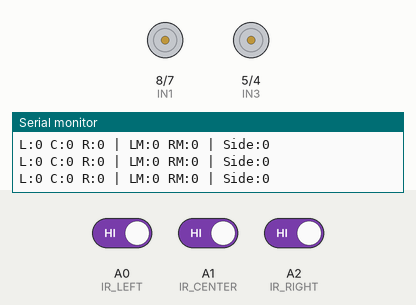
Simulated run of this sketch. Board: Arduino Uno, built with avr-gcc and run on an emulated ATmega328P. On the bench: motor-driver pin pairs drawn as motors (green arrow = first pin HIGH = forward, orange = second pin HIGH = backward, longer = more drive, scaled by the enable pin), the last lines printed to the serial monitor. The test bench sets the inputs (shaded band); at power-on: A0 (IR_LEFT) HIGH, A1 (IR_CENTER) HIGH, A2 (IR_RIGHT) HIGH.

Above: at 4.2 s.
4.3 s: A0 (IR_LEFT) driven LOW
At 5.1 s:
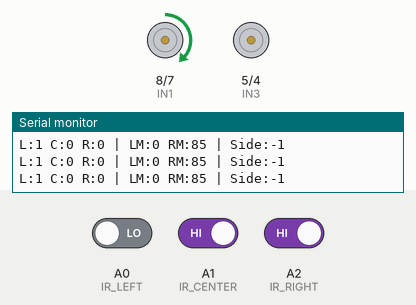
5.9 s: A1 (IR_CENTER) driven LOW
At 6.7 s:
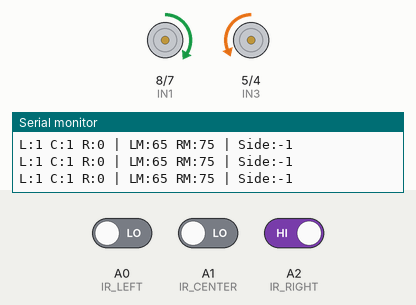
7.4 s: A2 (IR_RIGHT) driven LOW
At 8.4 s:
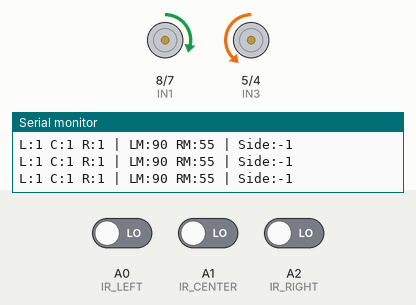
8.9 s: A0 (IR_LEFT) driven HIGH and A1 (IR_CENTER) driven HIGH and A2 (IR_RIGHT) driven HIGH
At 9.7 s:
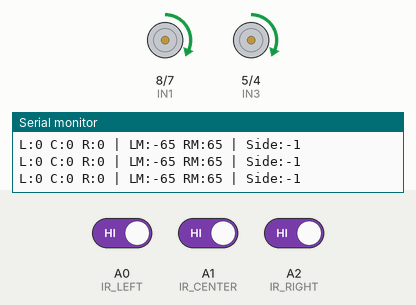
10.6 s: A1 (IR_CENTER) driven LOW
At 11.9 s:
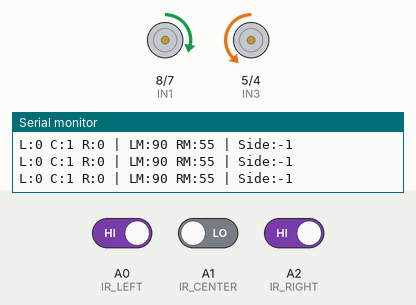
12.2 s: A1 (IR_CENTER) driven HIGH
At 13.4 s:
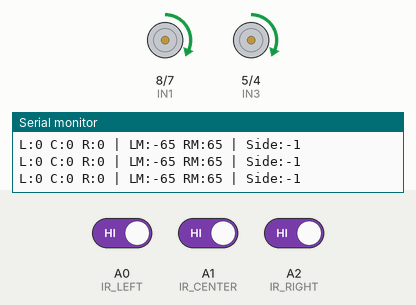
Timing chart, 0 to 14.9 s (numbered marks = the images above; inputs shaded):
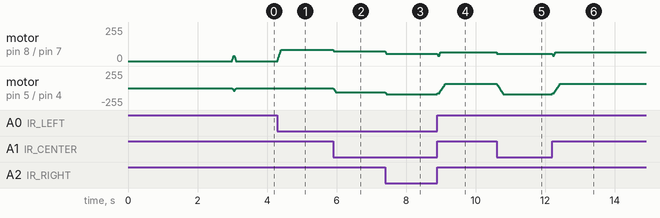

The sketch:

sketch_linefollowing.ino
```cpp
/*
  COGS 300 - LAB 7
  SLOW THREE-SENSOR LINE FOLLOWER
  Arduino UNO R4 WiFi

  Follows WHITE tape.
  Tuned for slower and more controlled movement.
*/

#include <Arduino.h>

// =====================================
// MOTOR PINS
// =====================================

// Right motor
const int ENA = 9;
const int IN1 = 8;
const int IN2 = 7;

// Left motor
const int ENB = 3;
const int IN3 = 5;
const int IN4 = 4;

// Motor orientation
const bool REVERSE_LEFT = true;
const bool REVERSE_RIGHT = false;

// =====================================
// IR SENSORS
// =====================================

const int IR_LEFT = A0;
const int IR_CENTER = A1;
const int IR_RIGHT = A2;

// Confirmed sensor setting
const bool IR_ACTIVE_LOW = true;

// =====================================
// SPEED SETTINGS
// =====================================

// Slower than previous code
const int BASE_SPEED = 55;

// Gentle steering
const int TURN_SLOW = 30;
const int TURN_FAST = 75;

// Stronger steering
const int SHARP_SLOW = 0;
const int SHARP_FAST = 85;

// Slow recovery when tape is lost
const int SEARCH_SPEED = 65;

// Compensation for weaker left motor
const int LEFT_MOTOR_BOOST = 35;

// Smooth acceleration
const int ACCEL_STEP = 8;

// How often to update steering
const int LOOP_DELAY = 10;

// =====================================
// ROBOT STATE
// =====================================

bool irL = false;
bool irC = false;
bool irR = false;

// -1 = tape last detected left
//  1 = tape last detected right
int lastSide = 0;

int leftMotorSpeed = 0;
int rightMotorSpeed = 0;

unsigned long lostSince = 0;

// =====================================
// SENSOR READING
// =====================================

bool readIR(int pin) {
  int value = digitalRead(pin);

  if (IR_ACTIVE_LOW) {
    return value == LOW;
  }

  return value == HIGH;
}

void updateIR() {
  irL = readIR(IR_LEFT);
  irC = readIR(IR_CENTER);
  irR = readIR(IR_RIGHT);
}

// =====================================
// MOTOR OUTPUT
// =====================================

void motorOutput(
  int speedValue,
  int enablePin,
  int pin1,
  int pin2,
  bool reverse
) {

  speedValue = constrain(speedValue, -255, 255);

  if (reverse) {
    speedValue = -speedValue;
  }

  if (speedValue > 0) {
    digitalWrite(pin1, HIGH);
    digitalWrite(pin2, LOW);
    analogWrite(enablePin, speedValue);
  }

  else if (speedValue < 0) {
    digitalWrite(pin1, LOW);
    digitalWrite(pin2, HIGH);
    analogWrite(enablePin, -speedValue);
  }

  else {
    analogWrite(enablePin, 0);
    digitalWrite(pin1, LOW);
    digitalWrite(pin2, LOW);
  }
}

// =====================================
// SMOOTH SPEED CONTROL
// =====================================

int approachSpeed(int current, int target) {

  if (current < target) {
    return min(current + ACCEL_STEP, target);
  }

  if (current > target) {
    return max(current - ACCEL_STEP, target);
  }

  return target;
}

void driveSmooth(int leftTarget, int rightTarget) {

  // Boost weaker left motor
  if (leftTarget > 0) {
    leftTarget += LEFT_MOTOR_BOOST;
  }

  leftTarget = constrain(leftTarget, -255, 255);
  rightTarget = constrain(rightTarget, -255, 255);

  leftMotorSpeed =
    approachSpeed(leftMotorSpeed, leftTarget);

  rightMotorSpeed =
    approachSpeed(rightMotorSpeed, rightTarget);

  motorOutput(
    leftMotorSpeed,
    ENB,
    IN3,
    IN4,
    REVERSE_LEFT
  );

  motorOutput(
    rightMotorSpeed,
    ENA,
    IN1,
    IN2,
    REVERSE_RIGHT
  );
}

void stopNow() {

  leftMotorSpeed = 0;
  rightMotorSpeed = 0;

  motorOutput(0, ENB, IN3, IN4, REVERSE_LEFT);
  motorOutput(0, ENA, IN1, IN2, REVERSE_RIGHT);
}

// =====================================
// LINE FOLLOWING ALGORITHM
// =====================================

void followLine() {

  int leftCmd = 0;
  int rightCmd = 0;

  bool seesTape = irL || irC || irR;

  if (seesTape) {
    lostSince = 0;
  }

  // CENTER ONLY
  // Robot is aligned: drive straight
  if (!irL && irC && !irR) {

    leftCmd = BASE_SPEED;
    rightCmd = BASE_SPEED;
  }

  // LEFT + CENTER
  // Tape moving left: gently steer LEFT
  else if (irL && irC && !irR) {

    lastSide = -1;

    leftCmd = TURN_SLOW;
    rightCmd = TURN_FAST;
  }

  // CENTER + RIGHT
  // Tape moving right: gently steer RIGHT
  else if (!irL && irC && irR) {

    lastSide = 1;

    leftCmd = TURN_FAST;
    rightCmd = TURN_SLOW;
  }

  // LEFT ONLY
  // Stronger LEFT correction
  else if (irL && !irC && !irR) {

    lastSide = -1;

    leftCmd = SHARP_SLOW;
    rightCmd = SHARP_FAST;
  }

  // RIGHT ONLY
  // Stronger RIGHT correction
  else if (!irL && !irC && irR) {

    lastSide = 1;

    leftCmd = SHARP_FAST;
    rightCmd = SHARP_SLOW;
  }

  // ALL THREE
  // Wide white tape or intersection
  else if (irL && irC && irR) {

    leftCmd = BASE_SPEED;
    rightCmd = BASE_SPEED;
  }

  // LEFT + RIGHT, NO CENTER
  else if (irL && !irC && irR) {

    leftCmd = 45;
    rightCmd = 45;
  }

  // NO TAPE DETECTED
  else {

    if (lostSince == 0) {
      lostSince = millis();
    }

    // Very brief loss: continue slowly
    if (millis() - lostSince < 60) {

      leftCmd = 40;
      rightCmd = 40;
    }

    // Search in last known direction
    else if (lastSide == -1) {

      leftCmd = -SEARCH_SPEED;
      rightCmd = SEARCH_SPEED;
    }

    else if (lastSide == 1) {

      leftCmd = SEARCH_SPEED;
      rightCmd = -SEARCH_SPEED;
    }

    // Don't drive off if no line found yet
    else {

      leftCmd = 0;
      rightCmd = 0;
    }
  }

  driveSmooth(leftCmd, rightCmd);
}

// =====================================
// DEBUG OUTPUT
// =====================================

void printDebug() {

  static unsigned long lastPrint = 0;

  if (millis() - lastPrint < 150) {
    return;
  }

  lastPrint = millis();

  Serial.print("L:");
  Serial.print(irL);

  Serial.print(" C:");
  Serial.print(irC);

  Serial.print(" R:");
  Serial.print(irR);

  Serial.print(" | LM:");
  Serial.print(leftMotorSpeed);

  Serial.print(" RM:");
  Serial.print(rightMotorSpeed);

  Serial.print(" | Side:");
  Serial.println(lastSide);
}

// =====================================
// SETUP
// =====================================

void setup() {

  Serial.begin(115200);

  pinMode(ENA, OUTPUT);
  pinMode(IN1, OUTPUT);
  pinMode(IN2, OUTPUT);

  pinMode(ENB, OUTPUT);
  pinMode(IN3, OUTPUT);
  pinMode(IN4, OUTPUT);

  pinMode(IR_LEFT, INPUT);
  pinMode(IR_CENTER, INPUT);
  pinMode(IR_RIGHT, INPUT);

  stopNow();

  Serial.println("COGS 300 LAB 7");
  Serial.println("SLOW LINE FOLLOWER");
  Serial.println("Starting in 3 seconds");

  delay(3000);
}

// =====================================
// MAIN LOOP
// =====================================

void loop() {

  updateIR();

  followLine();

  printDebug();

  delay(LOOP_DELAY);
}
```

Measured:
- after the input at 4.3 s, motor on pin 8 (IN1) / pin 7 (IN2): moves from stopped to forward 85/255 over 0.10 s, starting at once
- after the input at 5.9 s, motor on pin 8 (IN1) / pin 7 (IN2): forward 85/255 → forward 75/255 at once; motor on pin 5 (IN3) / pin 4 (IN4): moves from stopped to backward 65/255 over 0.08 s, starting at once
- after the input at 7.4 s, motor on pin 8 (IN1) / pin 7 (IN2): forward 75/255 → forward 55/255 at once; motor on pin 5 (IN3) / pin 4 (IN4): backward 65/255 → backward 90/255 at once
- after the input at 8.9 s, motor on pin 8 (IN1) / pin 7 (IN2): forward 55/255 → forward 65/255 at once; motor on pin 5 (IN3) / pin 4 (IN4): moves from backward 90/255 to forward 65/255 over 0.23 s, starting at once
- after the input at 10.6 s, motor on pin 8 (IN1) / pin 7 (IN2): forward 65/255 → forward 55/255 at once; motor on pin 5 (IN3) / pin 4 (IN4): moves from forward 65/255 to backward 90/255 over 0.19 s, starting at once
- after the input at 12.2 s, motor on pin 8 (IN1) / pin 7 (IN2): forward 55/255 → forward 65/255 at once; motor on pin 5 (IN3) / pin 4 (IN4): moves from backward 90/255 to forward 65/255 over 0.23 s, starting at once
- by itself, motor on pin 8 (IN1) / pin 7 (IN2): rises from stopped to forward 40/255 in 0.04 s, then falls to stopped in 0.06 s
